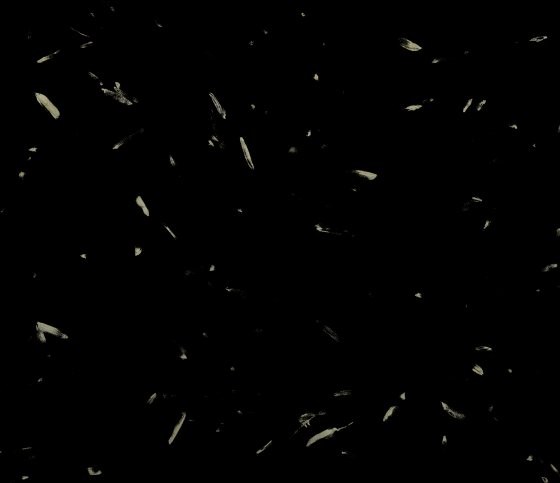
#> input picture docs/assets/samples/0008/green.jpg, 560 x 483 px
$ python -i 01_preprocess_and_extract.py   (imports and definitions only)
#> lines starting #> are read from the running program, lines starting #| are printed output that depends on the picture; after the words box and inside, x2 and y2 are one past the last pixel; in counts of white or black regions, pixels touching at a corner belong together
#> in extract_all_segments_from_image, img_bgr is the input picture: shape (483, 560, 3); mean B, G, R 1.4, 1.6, 1.6
"""Step 1 — Image Preprocessing, Color-Splitting & Color Feature Extraction.

Implements the image feature extraction pipeline:
  1. Crop borders to retain only the paddy region.
  2. Hue-only band-stop denoising (reject H in [100, 140] in OpenCV HSV).
  3. HSV color-splitting into Green (H in [25,85], S in [35,255], V in [35,255])
     and Brown (complement of Green) segments alongside the Full image.
  4. Extract 81 color features per segment (243 total features per sample):
       - RGB mean, std, skew, kurtosis, Shannon entropy (15)
       - HSV mean, std, skew, kurtosis, entropy + 8 H-bins, 8 S-bins, 5 V-bins (36)
       - CIELab L*, a*, b* mean, std, skew, kurtosis (12)
       - Chromaticity r, g (mean, std) + R/G, R/B, G/B mean ratios (7)
       - Greenness indices: ExG, ExR, VARI, TGI, ExB (mean, std) (10)
       - Hasler & Süsstrunk Colorfulness Index CI (1)
"""

from __future__ import annotations

import argparse
from pathlib import Path
from typing import Dict, Optional, Tuple

import cv2
import numpy as np
import pandas as pd
from scipy.stats import entropy as sp_entropy
from scipy.stats import kurtosis, skew

from config import (
    CROP_BOX,
    DENOISE_HUE_HIGH,
    DENOISE_HUE_LOW,
    GREEN_HSV_LOWER,
    GREEN_HSV_UPPER,
    MAPPING_CSV,
    OUTPUTS_DIR,
    PICTURES_DIR,
)


def crop_paddy_region(img_bgr: np.ndarray, crop_box: Tuple[int, int, int, int] = CROP_BOX) -> np.ndarray:
    """Crop the lightbox borders if the image matches or exceeds the crop box."""
#> called with crop_box = (586, 0, 4252, 3164)
    h, w = img_bgr.shape[:2]
#> h = 483; w = 560
    x1, y1, x2, y2 = crop_box
    if w >= x2 and h >= y2:
        return img_bgr[y1:y2, x1:x2].copy()
    return img_bgr.copy()


def hue_bandstop_denoise(
    img_bgr: np.ndarray,
    low_h: int = DENOISE_HUE_LOW,
    high_h: int = DENOISE_HUE_HIGH,
) -> Tuple[np.ndarray, np.ndarray]:
    """Remove non-paddy artifacts with Hue in [low_h, high_h] (OpenCV scale 0-179).

    Returns (denoised_bgr, valid_pixel_mask).
    """
#> called with low_h = 100, high_h = 140
    hsv = cv2.cvtColor(img_bgr, cv2.COLOR_BGR2HSV)
#> hsv: shape (483, 560, 3); mean H, S, V 4.4, 13.1, 1.7
    hue = hsv[..., 0]
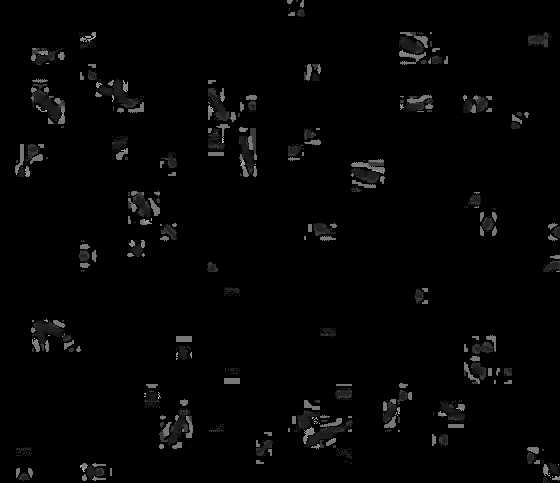
#> hue: shape (483, 560); min 0, max 173, mean 4.4
    artifact_mask = (hue >= low_h) & (hue <= high_h)
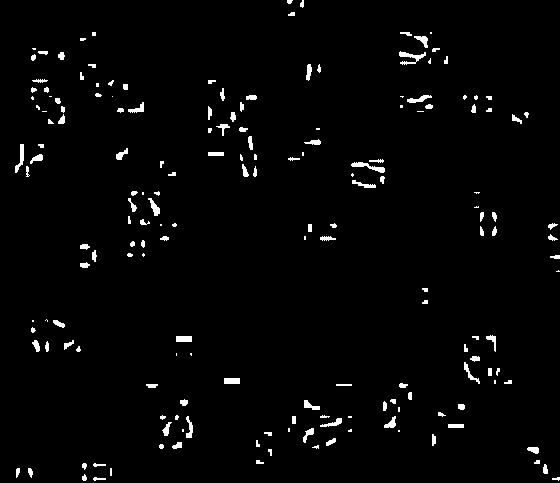
#> artifact_mask: shape (483, 560) bool; 2.2% white; 181 white regions (48 under 20 px), largest, box (x1, y1, x2, y2) and area: (399, 51, 426, 65) 155, (351, 162, 385, 173) 143, (15, 144, 24, 173) 113
    denoised = img_bgr.copy()
    denoised[artifact_mask] = (0, 0, 0)
#> denoised: shape (483, 560, 3); 2.21% of pixels changed, all inside (x1, y1, x2, y2) = (15, 0, 560, 481)
    valid_mask = ~artifact_mask & ~((denoised[..., 0] == 0) & (denoised[..., 1] == 0) & (denoised[..., 2] == 0))
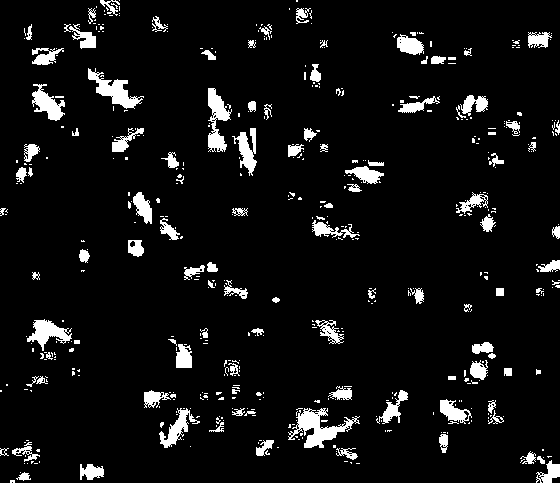
#> valid_mask: shape (483, 560) bool; 6.9% white; 492 white regions (379 under 20 px), largest, box (x1, y1, x2, y2) and area: (288, 408, 360, 448) 1101, (88, 68, 144, 109) 813, (208, 88, 232, 152) 773
    return denoised, valid_mask


def split_green_brown(
    denoised_bgr: np.ndarray,
    valid_mask: np.ndarray,
) -> Tuple[np.ndarray, np.ndarray]:
    """Split denoised paddy image into Green and Brown boolean pixel masks (Sec. IV.C)."""
    hsv = cv2.cvtColor(denoised_bgr, cv2.COLOR_BGR2HSV)
#> hsv: shape (483, 560, 3); mean H, S, V 1.7, 7.8, 1.6
    lower = np.array(GREEN_HSV_LOWER, dtype=np.uint8)
    upper = np.array(GREEN_HSV_UPPER, dtype=np.uint8)
    green_mask = (cv2.inRange(hsv, lower, upper) > 0) & valid_mask
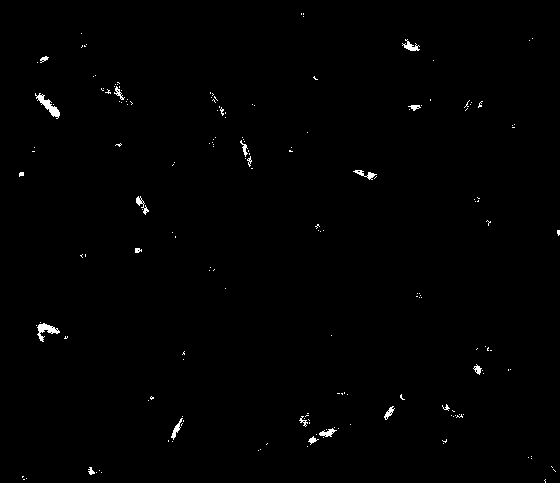
#> green_mask: shape (483, 560) bool; 0.62% white; 182 white regions (162 under 20 px), largest, box (x1, y1, x2, y2) and area: (35, 93, 60, 119) 208, (37, 323, 60, 342) 177, (402, 39, 420, 51) 94
    brown_mask = (~green_mask) & valid_mask
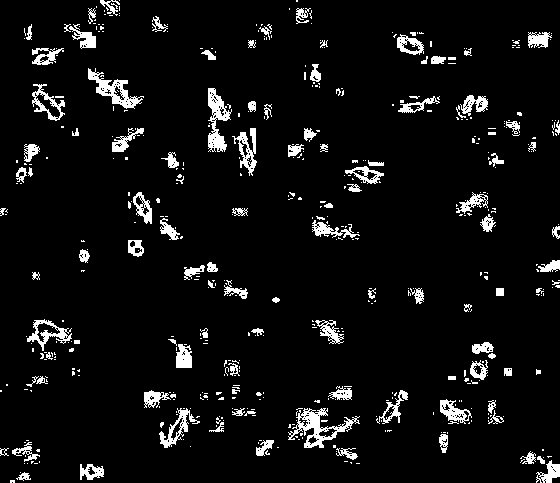
#> brown_mask: shape (483, 560) bool; 6.3% white; 495 white regions (382 under 20 px), largest, box (x1, y1, x2, y2) and area: (288, 408, 360, 448) 927, (208, 88, 232, 152) 726, (88, 68, 144, 109) 723
#> in extract_all_segments_from_image, `lab = cv2.cvtColor(denoised, cv2.COLOR_BGR2Lab)`: lab: shape (483, 560, 3); mean of channels 0, 1, 2 1.6, 127.9, 128.1
    return green_mask, brown_mask


def _basic_stats(vals: np.ndarray) -> Tuple[float, float, float, float]:
    mean = float(np.mean(vals))
    std = float(np.std(vals, ddof=1)) if vals.size > 1 else 0.0
    sk = float(skew(vals)) if vals.size > 2 else 0.0
    ku = float(kurtosis(vals, fisher=False)) if vals.size > 3 else 0.0
    return mean, std, sk, ku


def _hist_bins(vals: np.ndarray, bins: int, range_max: float) -> list[float]:
    h, _ = np.histogram(vals, bins=bins, range=(0.0, range_max))
    total = h.sum()
    if total == 0:
        return [0.0] * bins
    return (h.astype(np.float64) / total).tolist()


def _shannon_entropy(vals: np.ndarray, bins: int = 256, range_max: float = 256.0) -> float:
    h, _ = np.histogram(vals, bins=bins, range=(0.0, range_max))
    total = h.sum()
    if total == 0:
        return 0.0
    p = h / total
    p = p[p > 0]
    return float(sp_entropy(p, base=2))


def extract_color_features(
    img_bgr: np.ndarray,
    mask: Optional[np.ndarray] = None,
    hsv: Optional[np.ndarray] = None,
    lab: Optional[np.ndarray] = None,
) -> Optional[Dict[str, float]]:
    """Extract the 81 color features (Sec. IV.D) over masked non-black pixels."""
    b, g, r = cv2.split(img_bgr)
    if mask is None:
        mask = ~((r == 0) & (g == 0) & (b == 0))
    if not np.any(mask):
        return None

    R = r[mask].astype(np.float64)
#> R = 18663 values, max 184 at index 3445, min 0 at index 8, mean 22.75
    G = g[mask].astype(np.float64)
#> G = 18663 values, max 179 at index 3260, min 0 at index 632, mean 22.71
    B = b[mask].astype(np.float64)
#> B = 18663 values, max 172 at index 9488, min 0 at index 8, mean 19.02

    feats: Dict[str, float] = {}

    # 1) RGB stats + Shannon entropy (15 features)
    for cname, vals in (("R", R), ("G", G), ("B", B)):
        mean, std, sk, ku = _basic_stats(vals)
        feats[f"{cname}_mean"] = mean
        feats[f"{cname}_std"] = std
        feats[f"{cname}_skew"] = sk
        feats[f"{cname}_kurt"] = ku
        feats[f"Entropy_{cname}"] = _shannon_entropy(vals, bins=256, range_max=256.0)
#> this loop made 3 passes
#> (cname, mean, std, sk, ku) on passes 1 to 3: ('R', 22.75, 40.9, 2.06, 6.04), ('G', 22.71, 40.86, 2.05, 6), ('B', 19.02, 35.9, 2.06, 6.03)
#> after the loop, feats = 15 items

    # 2) HSV stats, normalized histogram bins (8/8/5), and entropy (36 features)
    if hsv is None:
        hsv = cv2.cvtColor(img_bgr, cv2.COLOR_BGR2HSV)
    H = hsv[..., 0][mask].astype(np.float64) * 2.0  # degrees [0, 358]
#> H = 18663 values, max 346 at index 1743, min 0 at index 0, mean 48.73
    S = hsv[..., 1][mask].astype(np.float64)
#> S = 18663 values, max 255 at index 8, min 0 at index 0, mean 113.1
    V = hsv[..., 2][mask].astype(np.float64)
#> V = 18663 values, max 184 at index 3445, min 1 at index 0, mean 23.13
    for name, vals, rng, nbins, ent_rng in (
        ("H", H, 360.0, 8, 360.0),
        ("S", S, 255.0, 8, 256.0),
        ("V", V, 255.0, 5, 256.0),
    ):
        mean, std, sk, ku = _basic_stats(vals)
        feats[f"{name}_mean"] = mean
        feats[f"{name}_std"] = std
        feats[f"{name}_skew"] = sk
        feats[f"{name}_kurt"] = ku
        for idx, bin_val in enumerate(_hist_bins(vals, nbins, rng)):
            feats[f"{name}_bin{idx}"] = bin_val
        feats[f"Entropy_{name}"] = _shannon_entropy(vals, bins=256, range_max=ent_rng)
#> this loop made 3 passes
#> (name, rng, nbins, ent_rng, mean, std, sk, ku) on passes 1 to 3: ('H', 360, 8, 360, 48.73, 56.23, 2.28, 11.9), ('S', 255, 8, 256, 113.1, 111.6, 0.323, 1.29), ('V', 255, 5, 256, 23.13, 41.06, 2.05, 6.03)
#> after the loop, feats = 51 items

    # 3) CIELab stats (12 features, OpenCV 8-bit Lab convention matching paper pipeline)
    if lab is None:
        lab = cv2.cvtColor(img_bgr, cv2.COLOR_BGR2Lab)
    L_ch = lab[..., 0][mask].astype(np.float64)
#> L_ch = 18663 values, max 185 at index 9488, min 0 at index 632, mean 22.96
    a_ch = lab[..., 1][mask].astype(np.float64)
#> a_ch = 18663 values, max 130 at index 745, min 121 at index 4089, mean 127.2
    b_ch = lab[..., 2][mask].astype(np.float64)
#> b_ch = 18663 values, max 150 at index 3843, min 126 at index 2288, mean 130.1
    for cname, vals in (("L", L_ch), ("a", a_ch), ("b", b_ch)):
        mean, std, sk, ku = _basic_stats(vals)
        feats[f"{cname}_mean"] = mean
        feats[f"{cname}_std"] = std
        feats[f"{cname}_skew"] = sk
        feats[f"{cname}_kurt"] = ku
#> this loop made 3 passes
#> (cname, mean, std, sk, ku) on passes 1 to 3: ('L', 22.96, 43.53, 2.05, 5.91), ('a', 127.2, 1.38, -0.974, 4.13), ('b', 130.1, 3.35, 2.24, 7.98)
#> after the loop, feats = 63 items

    # 4 & 5) Chromaticity (r, g) & RGB channel ratios (7 features)
    sum_rgb = R + G + B
#> sum_rgb = 18663 values, max 527 at index 9488, min 1 at index 8, mean 64.47
    r_frac = np.where(sum_rgb > 0, R / np.where(sum_rgb > 0, sum_rgb, 1.0), 0.0)
#> r_frac = 18663 values, max 1 at index 632, min 0 at index 8, mean 0.389
    g_frac = np.where(sum_rgb > 0, G / np.where(sum_rgb > 0, sum_rgb, 1.0), 0.0)
#> g_frac = 18663 values, max 1 at index 8, min 0 at index 632, mean 0.413
    feats["r_mean"], feats["r_std"], _, _ = _basic_stats(r_frac)
    feats["g_mean"], feats["g_std"], _, _ = _basic_stats(g_frac)
    feats["R_G_ratio_mean"] = float(np.mean(R / np.where(G != 0, G, 1.0)))
    feats["R_B_ratio_mean"] = float(np.mean(R / np.where(B != 0, B, 1.0)))
    feats["G_B_ratio_mean"] = float(np.mean(G / np.where(B != 0, B, 1.0)))

    # 6–8) Greenness / Vegetation indices: ExG, ExR, VARI, TGI, ExB (10 features)
    exg = 2.0 * G - R - B
#> exg = 18663 values, max 41 at index 4089, min -12 at index 7785, mean 3.65
    exr = 1.4 * R - G
#> exr = 18663 values, max 81.6 at index 3445, min -5.6 at index 4104, mean 9.14
    vari_denom = G + R - B
#> vari_denom = 18663 values, max 213 at index 3348, min -1 at index 4341, mean 26.44
    vari = (G - R) / np.where(vari_denom != 0, vari_denom, 1.0)
#> vari = 18663 values, max 4 at index 3505, min -5 at index 1790, mean 0.0138
    tgi = -0.5 * (190.0 * (R - G) - 120.0 * (R - B))
#> tgi = 18663 values, max 2435 at index 4089, min -595 at index 7785, mean 220
    exb = 2.0 * B - R - G
#> exb = 18663 values, max 9 at index 7785, min -85 at index 3843, mean -7.42
    for name, arr in (("ExG", exg), ("ExR", exr), ("VARI", vari), ("TGI", tgi), ("ExB", exb)):
        mean, std, _, _ = _basic_stats(arr)
        feats[f"{name}_mean"] = mean
        feats[f"{name}_std"] = std
#> this loop made 5 passes
#> (name, mean, std, sk in _basic_stats, ku in _basic_stats) on passes 1 to 5: ('ExG', 3.65, 6.22, 2.02, 7.3), ('ExR', 9.14, 16.46, 2.07, 6.19), ('VARI', 0.0138, 0.52, -0.345, 8.73), ('TGI', 220, 367.8, 2.12, 7.64), ('ExB', -7.42, 12.24, -2.35, 8.85)
#> after the loop, feats = 80 items

    # 9) Hasler & Süsstrunk Colorfulness Index (1 feature)
    rg = R - G
#> rg = 18663 values, max 11 at index 3354, min -6 at index 4104, mean 0.0393
    yb = 0.5 * (R + G) - B
#> yb = 18663 values, max 42.5 at index 3843, min -4.5 at index 7785, mean 3.71
    std_rg = float(np.std(rg, ddof=1)) if rg.size > 1 else 0.0
#> std_rg = 1.27
    std_yb = float(np.std(yb, ddof=1)) if yb.size > 1 else 0.0
#> std_yb = 6.12
    mean_rg = float(np.mean(rg))
#> mean_rg = 0.0393
    mean_yb = float(np.mean(yb))
#> mean_yb = 3.71
    feats["Colorfulness_index"] = float(
        np.sqrt(std_rg**2 + std_yb**2) + 0.3 * np.sqrt(mean_rg**2 + mean_yb**2)
    )

    return feats


# [14 lines left out: functions _crop_to_mask, _jpg_roundtrip, not called in this run]


def extract_all_segments_from_image(
    img_path: Path,
    jpeg_compat: bool = False,
) -> Dict[str, Optional[Dict[str, float]]]:
    """Run full preprocessing + green/brown split + feature extraction for a single image.

    Parameters
    ----------
    img_path : Path
        Path to the RGB paddy image.
    jpeg_compat : bool, default False
        If True, mirrors intermediate JPEG-stage saves before feature extraction
        (used when predicting with models trained on the pre-extracted feature tables).
        If False, keeps masks lossless in memory.
    """
    img_bgr = cv2.imread(str(img_path))
    if img_bgr is None:
        raise FileNotFoundError(f"Could not read image: {img_path}")

    cropped = crop_paddy_region(img_bgr)

    if jpeg_compat:
        # Mirror intermediate JPEG saves (crop q=75 -> denoise q=95 -> split q=95)
        cropped_j = _jpg_roundtrip(cropped, quality=75)
        hsv_c = cv2.cvtColor(cropped_j, cv2.COLOR_BGR2HSV)
        denoised = cropped_j.copy()
        denoised[(hsv_c[..., 0] >= DENOISE_HUE_LOW) & (hsv_c[..., 0] <= DENOISE_HUE_HIGH)] = (0, 0, 0)
        denoised = _jpg_roundtrip(denoised, quality=95)

        hsv_d = cv2.cvtColor(denoised, cv2.COLOR_BGR2HSV)
        lower = np.array(GREEN_HSV_LOWER, dtype=np.uint8)
        upper = np.array(GREEN_HSV_UPPER, dtype=np.uint8)
        gmask = cv2.inRange(hsv_d, lower, upper)
        bmask = cv2.bitwise_not(gmask)

        green_crop = _jpg_roundtrip(_crop_to_mask(cv2.bitwise_and(denoised, denoised, mask=gmask), gmask), quality=95)
        brown_crop = _jpg_roundtrip(_crop_to_mask(cv2.bitwise_and(denoised, denoised, mask=bmask), bmask), quality=95)

        return {
            "All": extract_color_features(denoised, mask=None),
            "Green": extract_color_features(green_crop, mask=None),
            "Brown": extract_color_features(brown_crop, mask=None),
        }

    denoised, valid_mask = hue_bandstop_denoise(cropped)
    green_mask, brown_mask = split_green_brown(denoised, valid_mask)

    # Pre-compute HSV and Lab once per image for speed
    hsv = cv2.cvtColor(denoised, cv2.COLOR_BGR2HSV)
    lab = cv2.cvtColor(denoised, cv2.COLOR_BGR2Lab)

    return {
        "All": extract_color_features(denoised, valid_mask, hsv=hsv, lab=lab),
        "Green": extract_color_features(denoised, green_mask, hsv=hsv, lab=lab),
        "Brown": extract_color_features(denoised, brown_mask, hsv=hsv, lab=lab),
    }
#> the loop in extract_color_features (call 2), `for cname, vals in (("R", R), ("G", G), ("B", B)):` made 3 passes
#> (cname, mean, std, sk, ku) on passes 1 to 3: ('R', 96.56, 41.28, 0.0676, 1.62), ('G', 96.62, 40.94, 0.0618, 1.61), ('B', 78.88, 35.44, 0.0389, 1.64)
#> the loop in extract_color_features (call 2), `for name, vals, rng, nbins, ent_rng in ( ("H", H, 360.0, 8, 360.0), ("..` made 3 passes
#> (name, rng, nbins, ent_rng, mean, std, sk, ku) on passes 1 to 3: ('H', 360, 8, 360, 61.16, 6.23, -0.109, 1.83), ('S', 255, 8, 256, 51.31, 16.37, 1.93, 8.04), ('V', 255, 5, 256, 97.37, 41.27, 0.0649, 1.62)
#> the loop in extract_color_features (call 2), `for cname, vals in (("L", L_ch), ("a", a_ch), ("b", b_ch)):` made 3 passes
#> (cname, mean, std, sk, ku) on passes 1 to 3: ('L', 101.7, 43.15, -0.0088, 1.61), ('a', 124.6, 1.29, -0.17, 2.33), ('b', 138.1, 3.48, 0.444, 3.01)
#> the loop in extract_color_features (call 2), `for name, arr in (("ExG", exg), ("ExR", exr), ("VARI", vari), ("TGI", ..` made 5 passes
#> (name, mean, std, sk in _basic_stats, ku in _basic_stats) on passes 1 to 5: ('ExG', 17.8, 6.78, 0.357, 2.55), ('ExR', 38.56, 16.99, 0.104, 1.71), ('VARI', 0.00239, 0.0184, -0.118, 2.53), ('TGI', 1066.8, 406.8, 0.381, 2.6), ('ExB', -35.43, 14.44, -0.543, 2.94)


# [52 lines left out: functions run_extraction, main, not called in this run]


# [2 lines not run here, left out]

>>> result = extract_all_segments_from_image('../docs/assets/samples/0008/green.jpg')
#> result = 3 items
